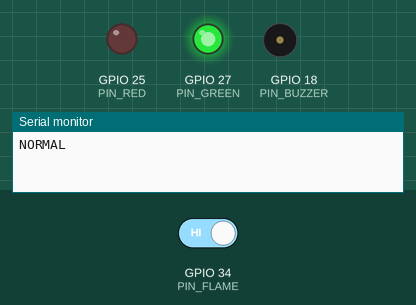
Recording of a sketch running on a simulated ESP32. Shown: output pins drawn as LEDs (lit = HIGH), buzzer (waves = sounding, pin HIGH), the last lines printed to the serial monitor. The inputs (shaded band) are chosen by the test bench; at power-on: GPIO 34 (PIN_FLAME) HIGH.

Above: at 1.2 s.
1.3 s: GPIO 34 (PIN_FLAME) driven LOW
At 1.45 s:
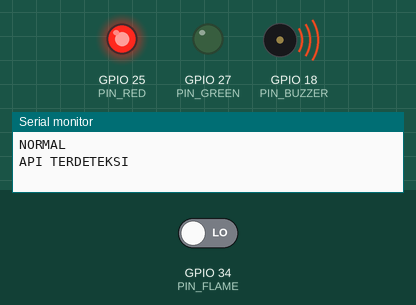
Timing chart, 0 to 10.3 s (numbered marks = the images above; inputs shaded):
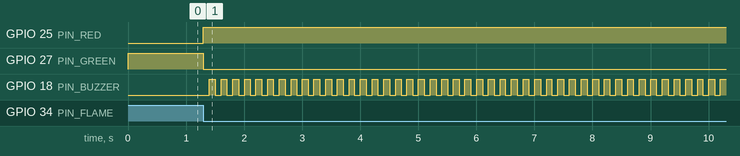

The sketch:

test_traffic_light_dengan_buzzer_dan_sensor_suhu.ino
```cpp
/*
  Flame Alarm - ESP32

  Normal : LED hijau ON, buzzer OFF
  Api    : LED merah ON, buzzer bip cepat
           (bertahan 3 detik setelah api hilang)

  Pin:
    Flame sensor DO -> 34
    Buzzer aktif    -> 23
    LED merah       -> 25
    LED hijau       -> 27
*/

// ===== Pin =====
const int PIN_FLAME  = 34;
const int PIN_BUZZER = 18;
const int PIN_RED    = 25;
const int PIN_GREEN  = 27;

// ===== Konfigurasi =====
const int           FIRE_LEVEL    = LOW;   // LOW = api terdeteksi
const unsigned long HOLD_TIME_MS  = 3000;  // alarm bertahan setelah api hilang
const unsigned long BEEP_PERIOD   = 200;   // periode bip (ms)

// ===== State =====
unsigned long lastFireMs = 0;
bool alarmActive = false;

bool isFireDetected() {
  return digitalRead(PIN_FLAME) == FIRE_LEVEL;
}

void setOutputs(bool red, bool green, bool buzzer) {
  digitalWrite(PIN_RED, red);
  digitalWrite(PIN_GREEN, green);
  digitalWrite(PIN_BUZZER, buzzer);
}

bool beepPattern() {
  return (millis() % BEEP_PERIOD) < (BEEP_PERIOD / 2);
}

void updateAlarmState() {
  unsigned long now = millis();

  if (isFireDetected()) {
    lastFireMs = now;
    if (!alarmActive) {
      alarmActive = true;
      Serial.println("API TERDETEKSI");
    }
  } else if (alarmActive && now - lastFireMs >= HOLD_TIME_MS) {
    alarmActive = false;
    Serial.println("NORMAL");
  }
}

void updateOutputs() {
  if (alarmActive) {
    setOutputs(HIGH, LOW, beepPattern());
  } else {
    setOutputs(LOW, HIGH, LOW);
  }
}

void setup() {
  Serial.begin(115200);

  pinMode(PIN_FLAME, INPUT);
  pinMode(PIN_BUZZER, OUTPUT);
  pinMode(PIN_RED, OUTPUT);
  pinMode(PIN_GREEN, OUTPUT);

  updateOutputs();
  Serial.println("NORMAL");
}

void loop() {
  updateAlarmState();
  updateOutputs();
  delay(10);
}
```

Measured:
- after the input at 1.3 s, GPIO 25 (PIN_RED): LOW → HIGH at once; GPIO 27 (PIN_GREEN): HIGH → LOW at once; GPIO 18 (PIN_BUZZER): alternates HIGH for 0.10 s and LOW for 0.10 s, starting after 0.10 s
